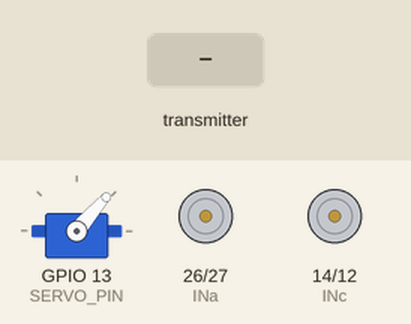
Simulated run of this sketch. Board: ESP32. Shown: servo, motor-driver pin pairs drawn as motors (green arrow = first pin HIGH = forward, orange = second pin HIGH = backward, longer = more drive, scaled by the enable pin). The test bench sets the inputs (shaded band). What the sketch prints to the serial monitor is not drawn.

Above: at 1.2 s.
1.3 s: the transmitter starts sending xAxis = 1024
At 2.3 s:
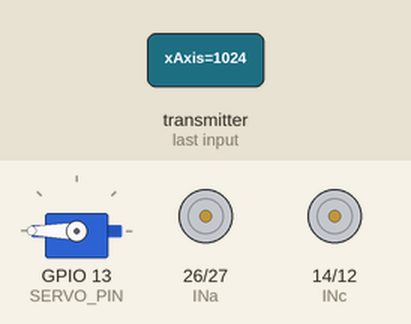
2.8 s: the transmitter starts sending yAxis = 1024
At 3.5 s:
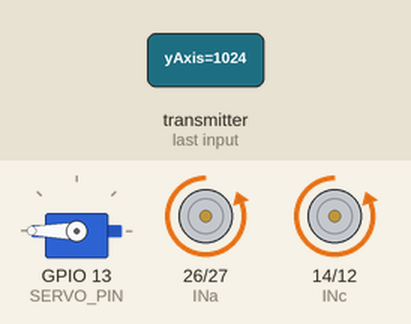
4.3 s: the transmitter starts sending xAxis = 0
At 4.6 s:
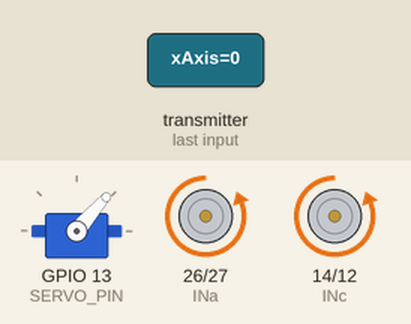
5.8 s: the transmitter starts sending xAxis = 2048
At 6.9 s:
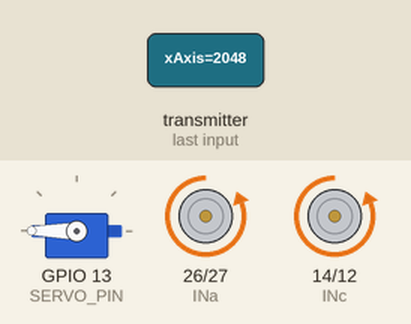
7.3 s: the transmitter starts sending yAxis = 0
At 8.1 s:
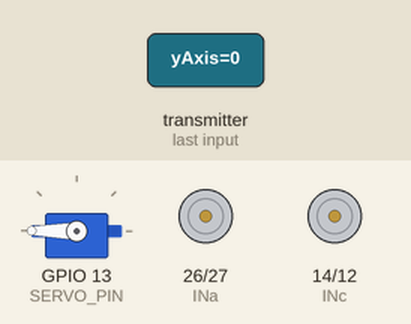
Timing chart, 0 to 9.8 s (numbered marks = the images above; inputs shaded):
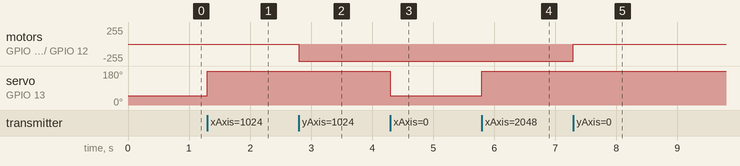

The sketch:

receiver.ino
```cpp
#include <ESP32Servo.h>
#include <esp_now.h>
#include <WiFi.h>
#include <string.h>

// Data received from the wireless joystick controller.
// This structure must match the transmitter.
typedef struct ControllerData {
  int16_t xAxis;
  int16_t yAxis;
  bool joystickPressed;
  bool buttonPressed;
} ControllerData;

ControllerData receivedData;

// Motor pins from laboratory Appendix B
#define enA 33
#define enB 25
#define INa 26
#define INb 27
#define INc 14
#define INd 12

// Servo settings
#define SERVO_PIN 13
#define SERVO_CENTER 49

// Steering correction retained from the previous sketch.
// This value has not been verified against the original code.
#define MAX_SERVO_CORRECTION 80

// Maximum motor speed shown in the laboratory photograph
#define MAX_SPEED 180

Servo steeringServo;

// Set DC motor speed and direction
void setMotors(int speed) {
  speed = -speed;

  if (speed > 0) {
    digitalWrite(INa, HIGH);
    digitalWrite(INb, LOW);
    digitalWrite(INc, HIGH);
    digitalWrite(INd, LOW);
  }
  else if (speed < 0) {
    digitalWrite(INa, LOW);
    digitalWrite(INb, HIGH);
    digitalWrite(INc, LOW);
    digitalWrite(INd, HIGH);
  }
  else {
    digitalWrite(INa, LOW);
    digitalWrite(INb, LOW);
    digitalWrite(INc, LOW);
    digitalWrite(INd, LOW);
  }

  int pwmValue = constrain(abs(speed), 0, 255);

  analogWrite(enA, pwmValue);
  analogWrite(enB, pwmValue);
}

// Software emergency-stop command
void emergencyStop() {
  setMotors(0);
}

// ESP-NOW receive callback for Arduino-ESP32 3.x
void onDataRecv(const esp_now_recv_info_t *info,
                const uint8_t *incomingData,
                int len) {

  if (len != sizeof(receivedData)) {
    return;
  }

  memcpy(&receivedData, incomingData, sizeof(receivedData));

  // Separate emergency-stop button
  if (receivedData.buttonPressed) {
    emergencyStop();
    return;
  }

  // Calculate steering angle
  int angle = constrain(
    SERVO_CENTER +
    map(
      receivedData.xAxis,
      -100, 100,
      -MAX_SERVO_CORRECTION,
      MAX_SERVO_CORRECTION
    ),
    0, 180
  );

  steeringServo.write(angle);

  // Calculate motor speed
  int motorSpeed = map(
    receivedData.yAxis,
    -100, 100,
    -MAX_SPEED, MAX_SPEED
  );

  setMotors(motorSpeed);
}

void setup() {
  Serial.begin(115200);

  // Configure motor pins
  pinMode(enA, OUTPUT);
  pinMode(enB, OUTPUT);
  pinMode(INa, OUTPUT);
  pinMode(INb, OUTPUT);
  pinMode(INc, OUTPUT);
  pinMode(INd, OUTPUT);

  // Start with motors stopped
  setMotors(0);

  // Configure steering servo
  ESP32PWM::allocateTimer(0);
  steeringServo.setPeriodHertz(50);
  steeringServo.attach(SERVO_PIN, 1000, 2000);
  steeringServo.write(SERVO_CENTER);

  // Configure wireless communication
  WiFi.mode(WIFI_STA);

  if (esp_now_init() != ESP_OK) {
    Serial.println("ESP-NOW initialization failed");
    return;
  }

  if (esp_now_register_recv_cb(onDataRecv) != ESP_OK) {
    Serial.println("Failed to register receive callback");
    return;
  }

  Serial.println("ESP-NOW receiver initialized");
}

void loop() {
  // Motor and steering commands are processed
  // when a wireless data packet is received.
}
```

Measured:
- after the input at 1.3 s, servo on GPIO 13 (SERVO_PIN): 49° → 180° at once
- after the input at 2.8 s, motor on GPIO 26 (INa) / GPIO 27 (INb), motor on GPIO 14 (INc) / GPIO 12 (INd): stopped → backward 255/255 at once
- after the input at 4.3 s, servo on GPIO 13 (SERVO_PIN): 180° → 49° at once
- after the input at 5.8 s, servo on GPIO 13 (SERVO_PIN): 49° → 180° at once
- after the input at 7.3 s, motor on GPIO 26 (INa) / GPIO 27 (INb), motor on GPIO 14 (INc) / GPIO 12 (INd): backward 255/255 → stopped at once
